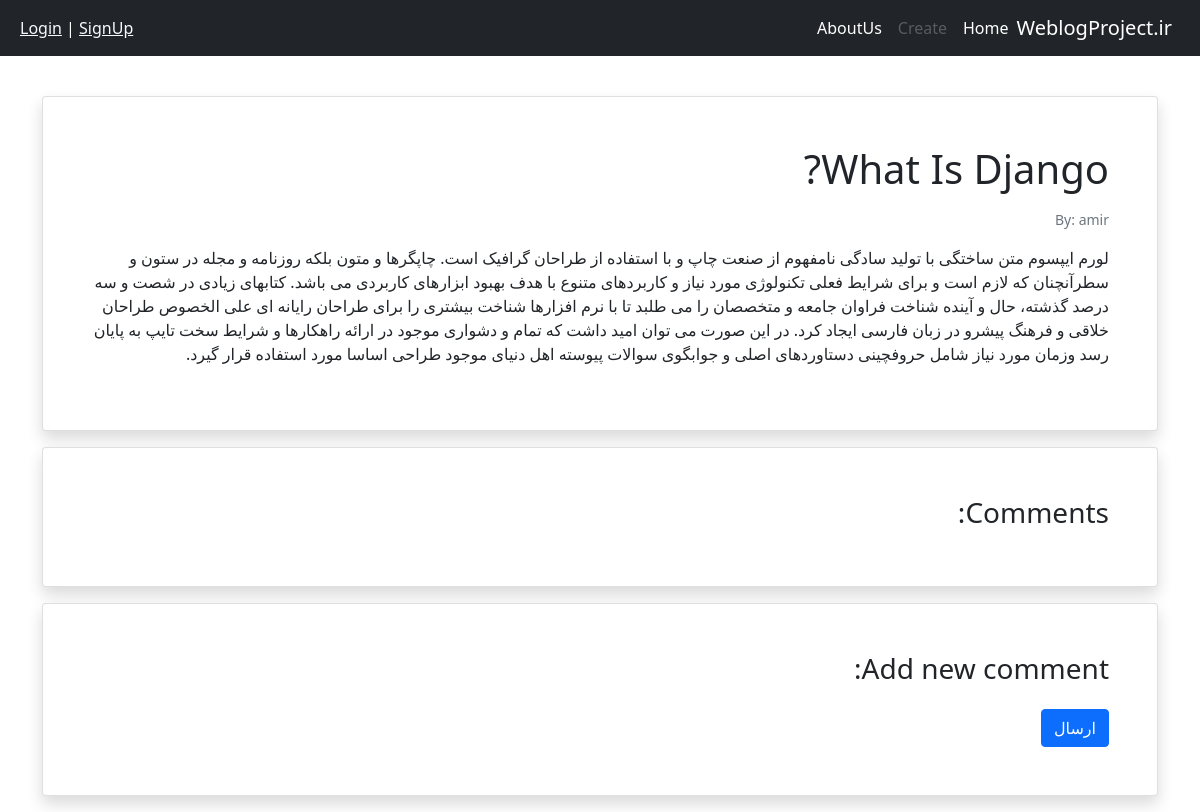
Before: /post/1 with the older database file.
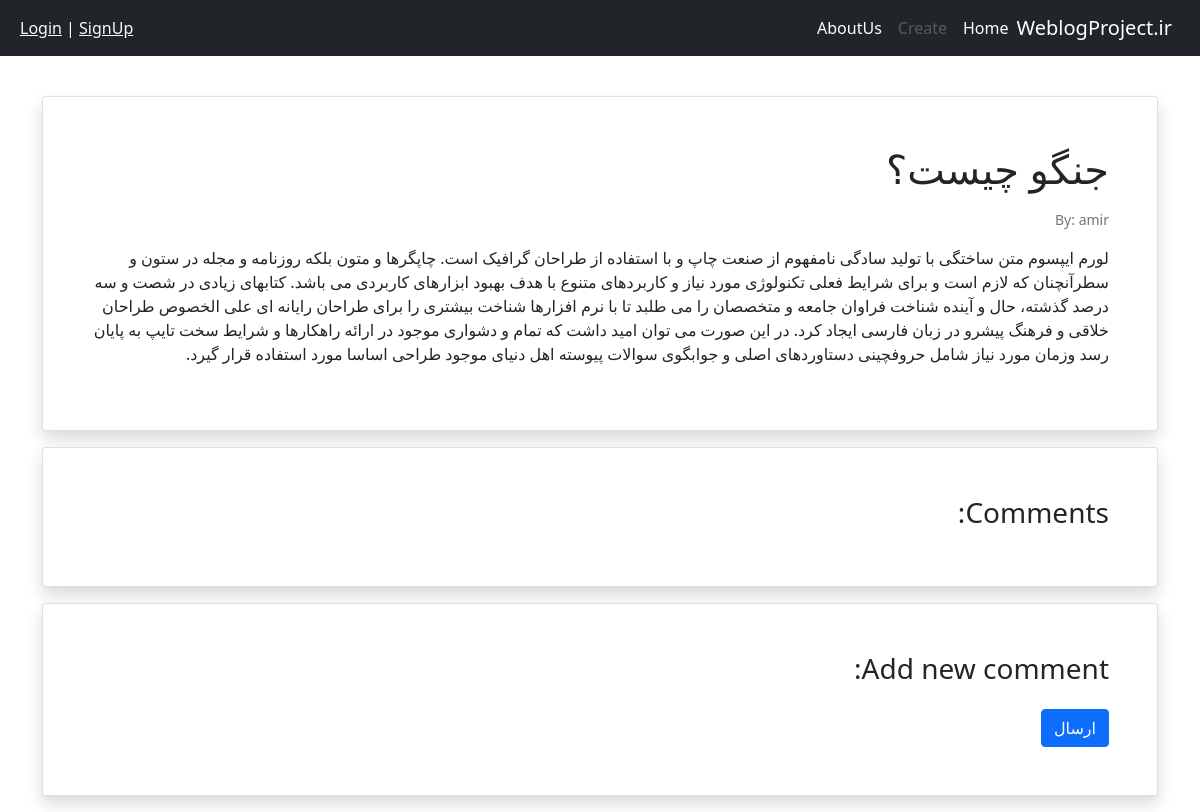
After: the same page with the newer database file.
### blog/models.py (models this page shows, shortened)
class Post(models.Model):
    STATUS_CHOICES = (
        ('pub', 'Published'),
        ('drf', 'Draft'),
    )
    author = models.ForeignKey(get_user_model(), on_delete=models.CASCADE)
    title = models.CharField(max_length=200)
    text = models.TextField()
    status = models.CharField(choices=STATUS_CHOICES, max_length=3)
    date_created = models.DateField(auto_now_add=True)
    datetime_created = models.DateTimeField(auto_now_add=True)
    datetime_modified = models.DateTimeField(auto_now=True)

### accounts/models.py (models this page shows)
class CustomUser(AbstractUser):
    pass

### blog/views.py (the view)
# urls.py: path('post/<int:pk>', PostDetailView.as_view(), name="post_detail"),
class PostDetailView(generic.DetailView):
    model = Post
    template_name = "blog/post_detail.html"
    context_object_name = 'post'

### blog/templates/blog/post_detail.html (shortened to what this page needs)
{% extends '_base.html' %}
{% block content %}
    <div class="container mt-4">
    <div class="row">
        <div class="col-12">
            <div class="card shadow my-3 p-5">
                <h1>{{ post.title|capfirst }}</h1>
                <span>
                        <p class="small text-muted mt-2">By: {{ post.author }}</p>
                        <p class="mt-2">{{ post.text }}</p>
                    </span>
            </div>
            <div class="card shadow my-3 p-5">
                <h3>Comments:</h3>
            </div>
            <div class="card shadow my-3 p-5">
                <h3>Add new comment:</h3>
                <form method="POST">
                    <form method="POST">
                        <button type="submit" class="btn btn-primary mt-3">ارسال</button>
                    </form>
            </div>
        </div>
    </div>
{% endblock content %}

Changed rows visible on the page:
changed Post "amir": title "What Is Django?" → "جنگو چیست؟"
